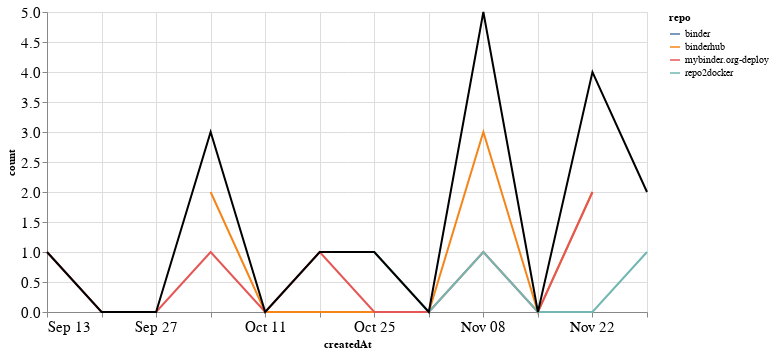

Notebook code for this chart:
### Markdown cell above
## PRs

### Code cell
prs_time = prs.groupby('repo').resample('W', on='createdAt').count()['author'].reset_index()
prs_time = prs_time.rename(columns={'author': 'count'})
prs_time_total = prs_time.groupby('createdAt').agg({"count": "sum"}).reset_index()

ch1 = alt.Chart(prs_time, width=600).mark_line().encode(
    x='createdAt',
    y='count',
    color='repo',
    tooltip="repo"
)

ch2 = alt.Chart(prs_time_total, width=600).mark_line(color="black").encode(
    x='createdAt',
    y='count',
)

ch1 + ch2

### Figure 1 — Vega-Lite specification as saved in the notebook (floating-point values rounded to 4 significant figures)
{"config": {"axisLeft": {"labelFontSize": 15}, "axisBottom": {"labelFontSize": 15}}, "layer": [{"data": {"name": "data-8afe6226c2252bdc452b5feea0025382"}, "mark": "line", "encoding": {"color": {"type": "nominal", "field": "repo"}, "tooltip": {"type": "nominal", "field": "repo"}, "x": {"type": "temporal", "field": "createdAt"}, "y": {"type": "quantitative", "field": "count"}}, "width": 600}, {"data": {"name": "data-4e2871a43ad00ce5f35bb5623af19ee8"}, "mark": {"type": "line", "color": "black"}, "encoding": {"x": {"type": "temporal", "field": "createdAt"}, "y": {"type": "quantitative", "field": "count"}}, "width": 600}], "$schema": "https://vega.github.io/schema/vega-lite/v4.8.1.json", "datasets": {"data-8afe6226c2252bdc452b5feea0025382": [{"repo": "binder", "createdAt": "2020-11-29T00:00:00", "count": 1}, {"repo": "binderhub", "createdAt": "2020-10-04T00:00:00", "count": 2}, {"repo": "binderhub", "createdAt": "2020-10-11T00:00:00", "count": 0}, {"repo": "binderhub", "createdAt": "2020-10-18T00:00:00", "count": 0}, {"repo": "binderhub", "createdAt": "2020-10-25T00:00:00", "count": 0}, {"repo": "binderhub", "createdAt": "2020-11-01T00:00:00", "count": 0}, {"repo": "binderhub", "createdAt": "2020-11-08T00:00:00", "count": 3}, {"repo": "binderhub", "createdAt": "2020-11-15T00:00:00", "count": 0}, {"repo": "binderhub", "createdAt": "2020-11-22T00:00:00", "count": 2}, {"repo": "mybinder.org-deploy", "createdAt": "2020-09-13T00:00:00", "count": 1}, {"repo": "mybinder.org-deploy", "createdAt": "2020-09-20T00:00:00", "count": 0}, {"repo": "mybinder.org-deploy", "createdAt": "2020-09-27T00:00:00", "count": 0}, {"repo": "mybinder.org-deploy", "createdAt": "2020-10-04T00:00:00", "count": 1}, {"repo": "mybinder.org-deploy", "createdAt": "2020-10-11T00:00:00", "count": 0}, {"repo": "mybinder.org-deploy", "createdAt": "2020-10-18T00:00:00", "count": 1}, {"repo": "mybinder.org-deploy", "createdAt": "2020-10-25T00:00:00", "count": 0}, {"repo": "mybinder.org-deploy", "createdAt": "2020-11-01T00:00:00", "count": 0}, {"repo": "mybinder.org-deploy", "createdAt": "2020-11-08T00:00:00", "count": 1}, {"repo": "mybinder.org-deploy", "createdAt": "2020-11-15T00:00:00", "count": 0}, {"repo": "mybinder.org-deploy", "createdAt": "2020-11-22T00:00:00", "count": 2}, {"repo": "repo2docker", "createdAt": "2020-10-25T00:00:00", "count": 1}, {"repo": "repo2docker", "createdAt": "2020-11-01T00:00:00", "count": 0}, {"repo": "repo2docker", "createdAt": "2020-11-08T00:00:00", "count": 1}, {"repo": "repo2docker", "createdAt": "2020-11-15T00:00:00", "count": 0}, {"repo": "repo2docker", "createdAt": "2020-11-22T00:00:00", "count": 0}, {"repo": "repo2docker", "createdAt": "2020-11-29T00:00:00", "count": 1}], "data-4e2871a43ad00ce5f35bb5623af19ee8": [{"createdAt": "2020-09-13T00:00:00", "count": 1}, {"createdAt": "2020-09-20T00:00:00", "count": 0}, {"createdAt": "2020-09-27T00:00:00", "count": 0}, {"createdAt": "2020-10-04T00:00:00", "count": 3}, {"createdAt": "2020-10-11T00:00:00", "count": 0}, {"createdAt": "2020-10-18T00:00:00", "count": 1}, {"createdAt": "2020-10-25T00:00:00", "count": 1}, {"createdAt": "2020-11-01T00:00:00", "count": 0}, {"createdAt": "2020-11-08T00:00:00", "count": 5}, {"createdAt": "2020-11-15T00:00:00", "count": 0}, {"createdAt": "2020-11-22T00:00:00", "count": 4}, {"createdAt": "2020-11-29T00:00:00", "count": 2}]}}
